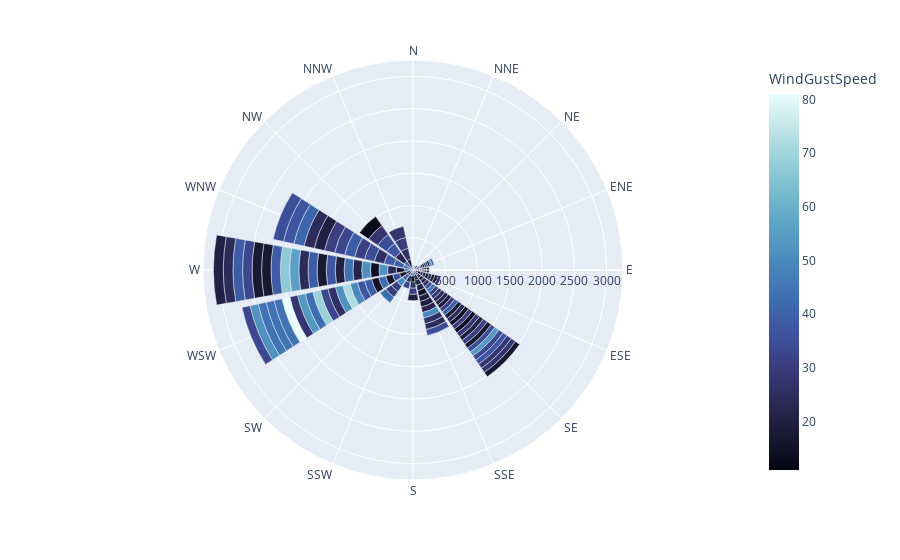

Notebook cell for this chart:
### Code cell
temp = weather_data[(weather_data['Location'] == 'Albury') & (weather_data['Year'] == 2017)]
temp = temp.sort_values(by='sort_dir')

wind_rose = px.bar_polar(temp,
                         theta='WindGustDir',
                         color='WindGustSpeed',
                         color_continuous_scale=px.colors.sequential.ice)
wind_rose.show()

### Figure 1 — Plotly figure (JSON) as saved in the notebook; plotly's stock layout.template omitted (floating-point values rounded to 4 significant figures; data arrays with more than 128 entries replaced by an {"elided": "..."} marker saying what was removed)
{"data": [{"hovertemplate": "WindGustDir=%{theta}<br>WindGustSpeed=%{marker.color}<extra></extra>", "legendgroup": "", "marker": {"color": {"elided": "176 float values"}, "coloraxis": "coloraxis"}, "name": "", "showlegend": false, "subplot": "polar", "theta": {"elided": "176 str values"}, "type": "barpolar"}], "layout": {"barmode": "relative", "coloraxis": {"colorbar": {"title": {"text": "WindGustSpeed"}}, "colorscale": [[0.0, "rgb(3, 5, 18)"], [0.09091, "rgb(25, 25, 51)"], [0.1818, "rgb(44, 42, 87)"], [0.2727, "rgb(58, 60, 125)"], [0.3636, "rgb(62, 83, 160)"], [0.4545, "rgb(62, 109, 178)"], [0.5455, "rgb(72, 134, 187)"], [0.6364, "rgb(89, 159, 196)"], [0.7273, "rgb(114, 184, 205)"], [0.8182, "rgb(149, 207, 216)"], [0.9091, "rgb(192, 229, 232)"], [1.0, "rgb(234, 252, 253)"]]}, "legend": {"tracegroupgap": 0}, "margin": {"t": 60}, "polar": {"angularaxis": {"direction": "clockwise", "rotation": 90}, "domain": {"x": [0.0, 1.0], "y": [0.0, 1.0]}}}}
